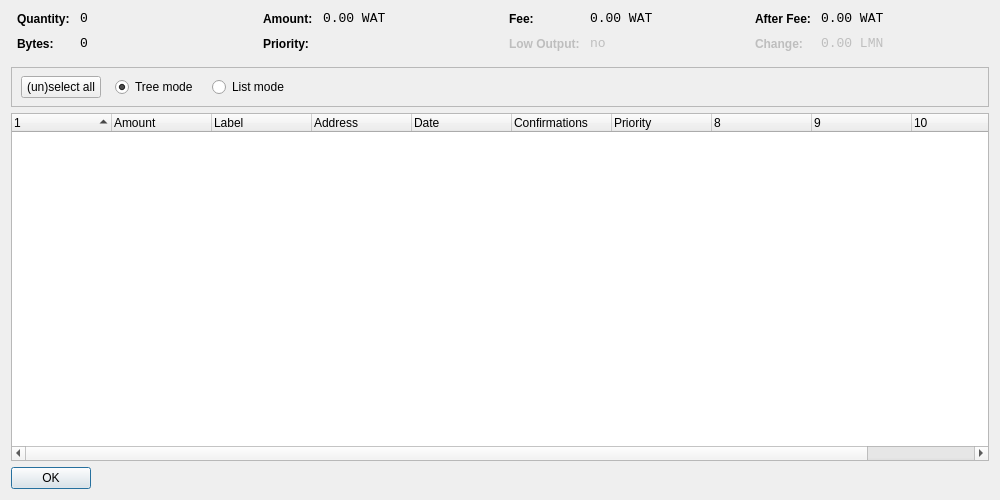
<?xml version="1.0" encoding="UTF-8"?>
<ui version="4.0">
 <class>CoinControlDialog</class>
 <widget class="QDialog" name="CoinControlDialog">
  <property name="geometry">
   <rect>
    <x>0</x>
    <y>0</y>
    <width>1000</width>
    <height>500</height>
   </rect>
  </property>
  <property name="windowTitle">
   <string>Coin Control</string>
  </property>
  <layout class="QVBoxLayout" name="verticalLayout">
   <item>
    <layout class="QHBoxLayout" name="horizontalLayoutTop" stretch="0,0,0,0">
     <property name="topMargin">
      <number>0</number>
     </property>
     <property name="bottomMargin">
      <number>10</number>
     </property>
     <item>
      <layout class="QFormLayout" name="formLayoutCoinControl1">
       <property name="horizontalSpacing">
        <number>10</number>
       </property>
       <property name="verticalSpacing">
        <number>10</number>
       </property>
       <property name="leftMargin">
        <number>6</number>
       </property>
       <property name="rightMargin">
        <number>6</number>
       </property>
       <item row="0" column="0">
        <widget class="QLabel" name="labelCoinControlQuantityText">
         <property name="styleSheet">
          <string notr="true">font-weight:bold;</string>
         </property>
         <property name="text">
          <string>Quantity:</string>
         </property>
        </widget>
       </item>
       <item row="0" column="1">
        <widget class="QLabel" name="labelCoinControlQuantity">
         <property name="font">
          <font>
           <family>Monospace</family>
           <pointsize>10</pointsize>
          </font>
         </property>
         <property name="cursor">
          <cursorShape>IBeamCursor</cursorShape>
         </property>
         <property name="contextMenuPolicy">
          <enum>Qt::ActionsContextMenu</enum>
         </property>
         <property name="text">
          <string notr="true">0</string>
         </property>
         <property name="textInteractionFlags">
          <set>Qt::LinksAccessibleByMouse|Qt::TextSelectableByKeyboard|Qt::TextSelectableByMouse</set>
         </property>
        </widget>
       </item>
       <item row="1" column="0">
        <widget class="QLabel" name="labelCoinControlBytesText">
         <property name="styleSheet">
          <string notr="true">font-weight:bold;</string>
         </property>
         <property name="text">
          <string>Bytes:</string>
         </property>
        </widget>
       </item>
       <item row="1" column="1">
        <widget class="QLabel" name="labelCoinControlBytes">
         <property name="font">
          <font>
           <family>Monospace</family>
           <pointsize>10</pointsize>
          </font>
         </property>
         <property name="cursor">
          <cursorShape>IBeamCursor</cursorShape>
         </property>
         <property name="contextMenuPolicy">
          <enum>Qt::ActionsContextMenu</enum>
         </property>
         <property name="text">
          <string notr="true">0</string>
         </property>
         <property name="textInteractionFlags">
          <set>Qt::LinksAccessibleByMouse|Qt::TextSelectableByKeyboard|Qt::TextSelectableByMouse</set>
         </property>
        </widget>
       </item>
      </layout>
     </item>
     <item>
      <layout class="QFormLayout" name="formLayoutCoinControl2">
       <property name="horizontalSpacing">
        <number>10</number>
       </property>
       <property name="verticalSpacing">
        <number>10</number>
       </property>
       <property name="leftMargin">
        <number>6</number>
       </property>
       <property name="rightMargin">
        <number>6</number>
       </property>
       <item row="0" column="0">
        <widget class="QLabel" name="labelCoinControlAmountText">
         <property name="styleSheet">
          <string notr="true">font-weight:bold;</string>
         </property>
         <property name="text">
          <string>Amount:</string>
         </property>
        </widget>
       </item>
       <item row="0" column="1">
        <widget class="QLabel" name="labelCoinControlAmount">
         <property name="font">
          <font>
           <family>Monospace</family>
           <pointsize>10</pointsize>
          </font>
         </property>
         <property name="cursor">
          <cursorShape>IBeamCursor</cursorShape>
         </property>
         <property name="contextMenuPolicy">
          <enum>Qt::ActionsContextMenu</enum>
         </property>
         <property name="text">
          <string notr="true">0.00 WAT</string>
         </property>
         <property name="textInteractionFlags">
          <set>Qt::LinksAccessibleByMouse|Qt::TextSelectableByKeyboard|Qt::TextSelectableByMouse</set>
         </property>
        </widget>
       </item>
       <item row="1" column="0">
        <widget class="QLabel" name="labelCoinControlPriorityText">
         <property name="styleSheet">
          <string notr="true">font-weight:bold;</string>
         </property>
         <property name="text">
          <string>Priority:</string>
         </property>
        </widget>
       </item>
       <item row="1" column="1">
        <widget class="QLabel" name="labelCoinControlPriority">
         <property name="font">
          <font>
           <family>Monospace</family>
           <pointsize>10</pointsize>
          </font>
         </property>
         <property name="cursor">
          <cursorShape>IBeamCursor</cursorShape>
         </property>
         <property name="contextMenuPolicy">
          <enum>Qt::ActionsContextMenu</enum>
         </property>
         <property name="text">
          <string/>
         </property>
         <property name="textInteractionFlags">
          <set>Qt::LinksAccessibleByMouse|Qt::TextSelectableByKeyboard|Qt::TextSelectableByMouse</set>
         </property>
        </widget>
       </item>
      </layout>
     </item>
     <item>
      <layout class="QFormLayout" name="formLayoutCoinControl3">
       <property name="horizontalSpacing">
        <number>10</number>
       </property>
       <property name="verticalSpacing">
        <number>10</number>
       </property>
       <property name="leftMargin">
        <number>6</number>
       </property>
       <property name="rightMargin">
        <number>6</number>
       </property>
       <item row="0" column="0">
        <widget class="QLabel" name="labelCoinControlFeeText">
         <property name="styleSheet">
          <string notr="true">font-weight:bold;</string>
         </property>
         <property name="text">
          <string>Fee:</string>
         </property>
        </widget>
       </item>
       <item row="0" column="1">
        <widget class="QLabel" name="labelCoinControlFee">
         <property name="font">
          <font>
           <family>Monospace</family>
           <pointsize>10</pointsize>
          </font>
         </property>
         <property name="cursor">
          <cursorShape>IBeamCursor</cursorShape>
         </property>
         <property name="contextMenuPolicy">
          <enum>Qt::ActionsContextMenu</enum>
         </property>
         <property name="text">
          <string notr="true">0.00 WAT</string>
         </property>
         <property name="textInteractionFlags">
          <set>Qt::LinksAccessibleByMouse|Qt::TextSelectableByKeyboard|Qt::TextSelectableByMouse</set>
         </property>
        </widget>
       </item>
       <item row="1" column="0">
        <widget class="QLabel" name="labelCoinControlLowOutputText">
         <property name="enabled">
          <bool>false</bool>
         </property>
         <property name="styleSheet">
          <string notr="true">font-weight:bold;</string>
         </property>
         <property name="text">
          <string>Low Output:</string>
         </property>
        </widget>
       </item>
       <item row="1" column="1">
        <widget class="QLabel" name="labelCoinControlLowOutput">
         <property name="enabled">
          <bool>false</bool>
         </property>
         <property name="font">
          <font>
           <family>Monospace</family>
           <pointsize>10</pointsize>
          </font>
         </property>
         <property name="cursor">
          <cursorShape>IBeamCursor</cursorShape>
         </property>
         <property name="contextMenuPolicy">
          <enum>Qt::ActionsContextMenu</enum>
         </property>
         <property name="text">
          <string notr="true">no</string>
         </property>
         <property name="textInteractionFlags">
          <set>Qt::LinksAccessibleByMouse|Qt::TextSelectableByKeyboard|Qt::TextSelectableByMouse</set>
         </property>
        </widget>
       </item>
      </layout>
     </item>
     <item>
      <layout class="QFormLayout" name="formLayoutCoinControl4">
       <property name="horizontalSpacing">
        <number>10</number>
       </property>
       <property name="verticalSpacing">
        <number>10</number>
       </property>
       <property name="leftMargin">
        <number>6</number>
       </property>
       <property name="rightMargin">
        <number>6</number>
       </property>
       <item row="0" column="0">
        <widget class="QLabel" name="labelCoinControlAfterFeeText">
         <property name="styleSheet">
          <string notr="true">font-weight:bold;</string>
         </property>
         <property name="text">
          <string>After Fee:</string>
         </property>
        </widget>
       </item>
       <item row="0" column="1">
        <widget class="QLabel" name="labelCoinControlAfterFee">
         <property name="font">
          <font>
           <family>Monospace</family>
           <pointsize>10</pointsize>
          </font>
         </property>
         <property name="cursor">
          <cursorShape>IBeamCursor</cursorShape>
         </property>
         <property name="contextMenuPolicy">
          <enum>Qt::ActionsContextMenu</enum>
         </property>
         <property name="text">
          <string notr="true">0.00 WAT</string>
         </property>
         <property name="textInteractionFlags">
          <set>Qt::LinksAccessibleByMouse|Qt::TextSelectableByKeyboard|Qt::TextSelectableByMouse</set>
         </property>
        </widget>
       </item>
       <item row="1" column="0">
        <widget class="QLabel" name="labelCoinControlChangeText">
         <property name="enabled">
          <bool>false</bool>
         </property>
         <property name="styleSheet">
          <string notr="true">font-weight:bold;</string>
         </property>
         <property name="text">
          <string>Change:</string>
         </property>
        </widget>
       </item>
       <item row="1" column="1">
        <widget class="QLabel" name="labelCoinControlChange">
         <property name="enabled">
          <bool>false</bool>
         </property>
         <property name="font">
          <font>
           <family>Monospace</family>
           <pointsize>10</pointsize>
          </font>
         </property>
         <property name="cursor">
          <cursorShape>IBeamCursor</cursorShape>
         </property>
         <property name="contextMenuPolicy">
          <enum>Qt::ActionsContextMenu</enum>
         </property>
         <property name="text">
          <string notr="true">0.00 LMN</string>
         </property>
         <property name="textInteractionFlags">
          <set>Qt::LinksAccessibleByMouse|Qt::TextSelectableByKeyboard|Qt::TextSelectableByMouse</set>
         </property>
        </widget>
       </item>
      </layout>
     </item>
    </layout>
   </item>
   <item>
    <widget class="QFrame" name="frame">
     <property name="minimumSize">
      <size>
       <width>0</width>
       <height>40</height>
      </size>
     </property>
     <property name="frameShape">
      <enum>QFrame::StyledPanel</enum>
     </property>
     <property name="frameShadow">
      <enum>QFrame::Sunken</enum>
     </property>
     <widget class="QWidget" name="horizontalLayoutWidget">
      <property name="geometry">
       <rect>
        <x>10</x>
        <y>0</y>
        <width>781</width>
        <height>41</height>
       </rect>
      </property>
      <layout class="QHBoxLayout" name="horizontalLayoutPanel" stretch="0,0,0,0">
       <property name="spacing">
        <number>14</number>
       </property>
       <item>
        <widget class="QPushButton" name="pushButtonSelectAll">
         <property name="sizePolicy">
          <sizepolicy hsizetype="Maximum" vsizetype="Fixed">
           <horstretch>0</horstretch>
           <verstretch>0</verstretch>
          </sizepolicy>
         </property>
         <property name="text">
          <string>(un)select all</string>
         </property>
        </widget>
       </item>
       <item>
        <widget class="QRadioButton" name="radioTreeMode">
         <property name="sizePolicy">
          <sizepolicy hsizetype="Maximum" vsizetype="Fixed">
           <horstretch>0</horstretch>
           <verstretch>0</verstretch>
          </sizepolicy>
         </property>
         <property name="text">
          <string>Tree mode</string>
         </property>
         <property name="checked">
          <bool>true</bool>
         </property>
        </widget>
       </item>
       <item>
        <widget class="QRadioButton" name="radioListMode">
         <property name="sizePolicy">
          <sizepolicy hsizetype="Maximum" vsizetype="Fixed">
           <horstretch>0</horstretch>
           <verstretch>0</verstretch>
          </sizepolicy>
         </property>
         <property name="text">
          <string>List mode</string>
         </property>
        </widget>
       </item>
       <item>
        <spacer name="horizontalSpacer">
         <property name="orientation">
          <enum>Qt::Horizontal</enum>
         </property>
         <property name="sizeHint" stdset="0">
          <size>
           <width>40</width>
           <height>20</height>
          </size>
         </property>
        </spacer>
       </item>
      </layout>
     </widget>
    </widget>
   </item>
   <item>
    <widget class="CoinControlTreeWidget" name="treeWidget">
     <property name="contextMenuPolicy">
      <enum>Qt::CustomContextMenu</enum>
     </property>
     <property name="sortingEnabled">
      <bool>false</bool>
     </property>
     <property name="columnCount">
      <number>11</number>
     </property>
     <attribute name="headerShowSortIndicator" stdset="0">
      <bool>true</bool>
     </attribute>
     <attribute name="headerStretchLastSection">
      <bool>false</bool>
     </attribute>
     <column>
      <property name="text">
       <string/>
      </property>
     </column>
     <column>
      <property name="text">
       <string>Amount</string>
      </property>
     </column>
     <column>
      <property name="text">
       <string>Label</string>
      </property>
     </column>
     <column>
      <property name="text">
       <string>Address</string>
      </property>
     </column>
     <column>
      <property name="text">
       <string>Date</string>
      </property>
     </column>
     <column>
      <property name="text">
       <string>Confirmations</string>
      </property>
      <property name="toolTip">
       <string>Confirmed</string>
      </property>
     </column>
     <column>
      <property name="text">
       <string>Priority</string>
      </property>
     </column>
     <column>
      <property name="text">
       <string/>
      </property>
     </column>
     <column>
      <property name="text">
       <string/>
      </property>
     </column>
     <column>
      <property name="text">
       <string/>
      </property>
     </column>
     <column>
      <property name="text">
       <string/>
      </property>
     </column>
    </widget>
   </item>
   <item>
    <widget class="QDialogButtonBox" name="buttonBox">
     <property name="sizePolicy">
      <sizepolicy hsizetype="Maximum" vsizetype="Fixed">
       <horstretch>0</horstretch>
       <verstretch>0</verstretch>
      </sizepolicy>
     </property>
     <property name="orientation">
      <enum>Qt::Horizontal</enum>
     </property>
     <property name="standardButtons">
      <set>QDialogButtonBox::Ok</set>
     </property>
    </widget>
   </item>
  </layout>
 </widget>
 <customwidgets>
  <customwidget>
   <class>CoinControlTreeWidget</class>
   <extends>QTreeWidget</extends>
   <header>coincontroltreewidget.h</header>
  </customwidget>
 </customwidgets>
 <resources/>
 <connections/>
</ui>
